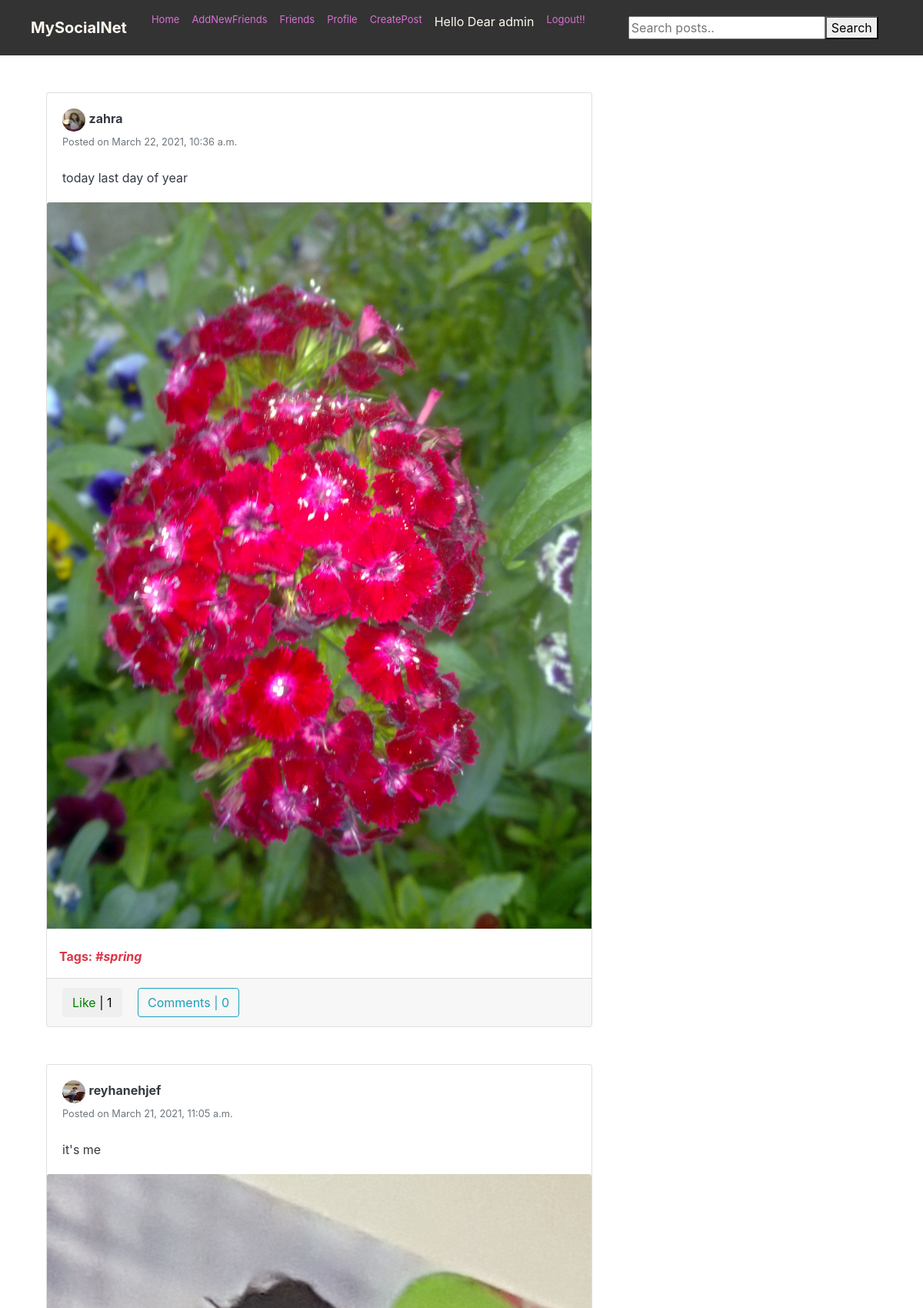
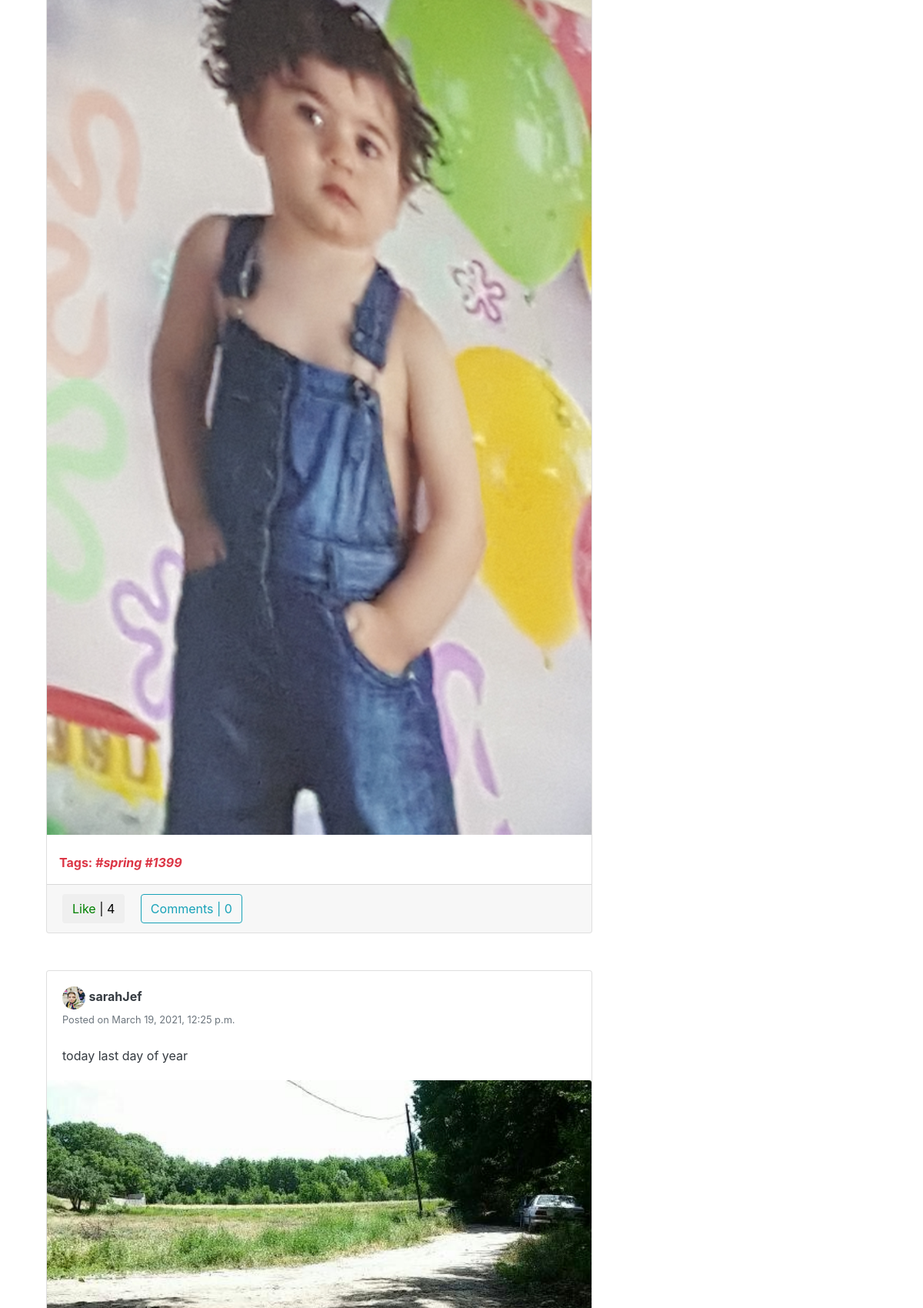
The page /user/ (signed in, upper part) on the database its author committed (2 pictures, top to bottom).
### feed/models.py (models this page shows, shortened)
class Post(models.Model):
    description = models.CharField(max_length=255, blank=True)
    pic = models.ImageField(upload_to='path/to/img')
    date_posted = models.DateTimeField(default=timezone.now)
    user_name = models.ForeignKey(User, on_delete=models.CASCADE)
    tags = models.CharField(max_length=100, blank=True)

### users/models.py (models this page shows, shortened)
class Profile(models.Model):
    user = models.OneToOneField(User, on_delete=models.CASCADE)
    image = models.ImageField(default='default.png', upload_to='profile_pics')
    slug = AutoSlugField(populate_from='user')
    bio = models.CharField(max_length=255, blank=True)
    friends = models.ManyToManyField("Profile", blank=True)

### feed/views.py (the view)
# urls.py: path('', PostListView.as_view(), name='home'),
class PostListView(ListView):
    model = Post
    template_name = 'feed/home.html'
    context_object_name = 'posts'
    ordering = ['-date_posted']
    paginate_by = 10
    def get_context_data(self, **kwargs):
        context = super(PostListView, self).get_context_data(**kwargs)
        if self.request.user.is_authenticated:
            liked = [i for i in Post.objects.all() if Like.objects.filter(user=self.request.user, post=i)]
            context['liked_post'] = liked
        return context

### feed/templates/feed/home.html (shortened to what this page needs)
{% extends "feed/layout.html" %}
{% load static %}
{% block searchform %}
<form class="form-inline my-2 my-lg-0 ml-5" action="{% url 'search_posts' %}" method="get">
  <input name="p" type="text" placeholder="Search posts..">
  <button  type="submit">Search</button>
</form>
{% endblock searchform %}
{% block content %}
    <div class="container">
        <div class="row">
          <div class="col-md-8">
              {% if user.is_authenticated %}
          {% for post in posts %}
            <div class="card card-signin my-5">
              <div class="card-body">
                <a href="{{ post.user_name.profile.image.url }}"><img src="{{ post.user_name.profile.image.url }}" class="rounded-circle" width="30" height="30" alt=""></a>
                <a class="text-dark" href="{% url 'users_list' %}"><b>{{ post.user_name }}</b></a>
                <br><small class="text-muted">Posted on {{ post.date_posted }}</small>
                <br><br>
                <p class="card-text text-dark">{{ post.description }}</p>
              </div>
              <a href="{% url 'post-detail' post.id %}"><img class="card-img-top" src="{{ post.pic.url }}" alt=""></a>
              {% if post.tags %}
              <br>
              <p class="text-danger ml-3"><b>Tags: <i>{{ post.tags }}</i></b></p>
              {% endif %}
              <div class="card-footer">
                <button class="btn btn-white mr-3 like" id="{{ post.id }}">
                    {% if post in liked_post %}
                        <a href="{% url 'post-like' %}" style="color:red" id="likebtn{{ post.id }}"> Unlike</a> | {{post.likes.count}}
                    {% else %}
                        <a href="{% url 'post-like' %}" style="color:green;" id="likebtn{{ post.id }}"> Like</a> | {{post.likes.count}}
                    {% endif %}
                </button>
                <a class="btn btn-outline-info" href="{% url 'post-detail' post.id %}">Comments | {{ post.details.count }}</a>
              </div>
            </div>
            {% endfor %}
          {% endif %}
           </div>
        </div>
    </div>
{% endblock content %}

### feed/templates/feed/layout.html (shortened to what this page needs)
{% load static %}
<!DOCTYPE html>
<html>
<head>
    <link rel="stylesheet" href="https://maxcdn.bootstrapcdn.com/bootstrap/4.0.0/css/bootstrap.min.css">
    <link rel="stylesheet" type="text/css" href="https://storage.googleapis.com/bytewalk/profilepage.css">
    <link rel="stylesheet" type="text/css" href="https://storage.googleapis.com/bytewalk/styles.css">
</head>
<body>
    <nav  style=" background-color:#333333" class="navbar navbar-expand-lg navbar-dark  sticky-top">
      <a class="navbar-brand ml-4 mr-4"style="color: #fff9ef" href="{% url 'home' %}"><b>MySocialNet</b></a>
      <div >
        <div class="navbar-nav">
          <a class="nav-item nav-link" href="{% url 'home' %}"  style="color: orchid;font-size: small">Home</a>
          <a class="nav-item nav-link" href="{% url 'users_list' %}"  style="color: orchid;font-size: small">AddNewFriends</a>
          {% if user.is_authenticated %}
            <a class="nav-item nav-link" href="{% url 'friend_list' %}"  style="color: orchid;font-size: small">Friends</a>
            <a class="nav-item nav-link" href="{% url 'my_profile' %}"  style="color: orchid;font-size: small">Profile</a>
            <a class="nav-item nav-link" href="{% url 'post-create' %}"  style="color: orchid;font-size: small">CreatePost</a>
               <p class="nav-item nav-link" href="{% url 'my_profile' %}"  style="color: #fff9ef">Hello Dear  {{ user.username }}</p>
                <a class="nav-item nav-link  "  href="{% url 'logout' %}"   style="color: orchid;font-size: small">Logout!!</a>
          {% else %}
            <a class="nav-item nav-link " href="{% url 'login' %}"  style="color: snow;font-size: small">Login</a>
            <a class="nav-item nav-link " href="{% url 'register' %} "  style="color: snow;font-size: small">Register</a>
          {% endif %}
            {% block searchform %}{% endblock searchform %}
        </div>
      </div>
    </nav>
    <div class="container">
    {% block content %}{% endblock content %}
    </div>
</body>
</html>

### rows shown on the page
Post: user_name.profile.image (picture), user_name "zahra", date_posted "March 22, 2021, 10:36 a.m.", description "today last day of year", pic (picture), tags "#spring", likes.count "1", details.count "0"
Post: user_name.profile.image (picture), user_name "reyhanehjef", date_posted "March 21, 2021, 11:05 a.m.", description "it's me", pic (picture), tags "#spring #1399", likes.count "4", details.count "0"
Post: user_name.profile.image (picture), user_name "sarahJef", date_posted "March 19, 2021, 12:25 p.m.", description "today last day of year", pic (picture)

### other values the page prints
{{ user.username }} "admin"
